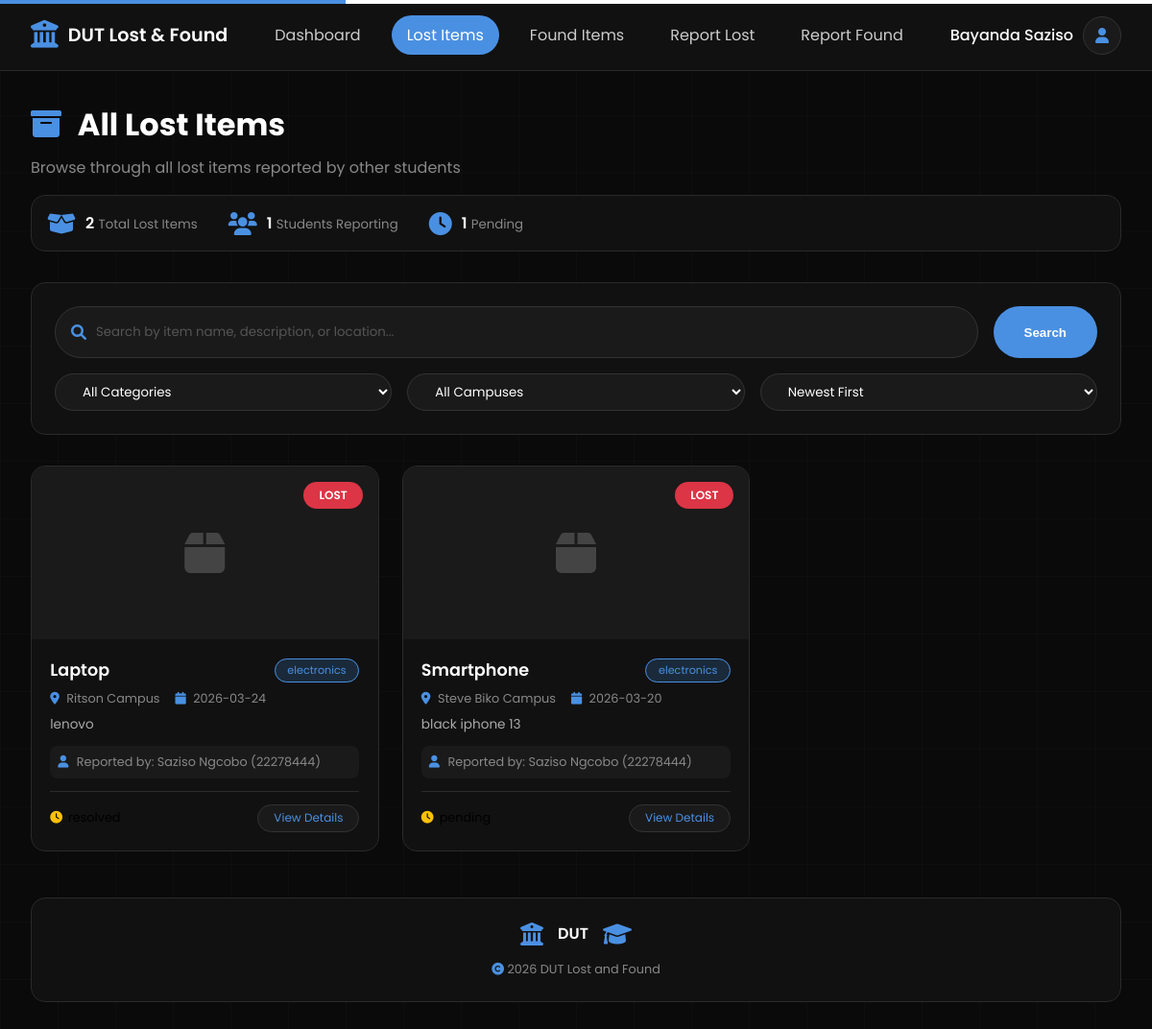
/all-lost (signed in), run on the app's committed database.
### tables this page shows
CREATE TABLE lost_items
                 (id INTEGER PRIMARY KEY AUTOINCREMENT,
                  user_id INTEGER,
                  item_name TEXT NOT NULL,
                  category TEXT NOT NULL,
                  description TEXT NOT NULL,
                  date_lost DATE NOT NULL,
                  location TEXT NOT NULL,
                  latitude REAL,
                  longitude REAL,
                  contact_name TEXT NOT NULL,
                  contact_email TEXT NOT NULL,
                  contact_phone TEXT,
                  reward_offered BOOLEAN DEFAULT 0,
                  image_path TEXT,
                  status TEXT DEFAULT 'pending',
                  resolved_at TIMESTAMP,
                  resolved_by INTEGER,
                  created_at TIMESTAMP DEFAULT CURRENT_TIMESTAMP,
                  FOREIGN KEY (user_id) REFERENCES users(id),
                  FOREIGN KEY (resolved_by) REFERENCES users(id));

CREATE TABLE users
                 (id INTEGER PRIMARY KEY AUTOINCREMENT,
                  student_number TEXT UNIQUE NOT NULL,
                  full_name TEXT NOT NULL,
                  email TEXT UNIQUE NOT NULL,
                  id_number TEXT UNIQUE NOT NULL,
                  phone TEXT,
                  password TEXT NOT NULL,
                  role TEXT DEFAULT 'user',
                  created_at TIMESTAMP DEFAULT CURRENT_TIMESTAMP);

### app.py (the view)
@app.route('/all-lost')
def all_lost_items():
    if 'user' not in session:
        flash("Please login to view items", "warning")
        return redirect(url_for('login'))
    query = request.args.get('q', '').strip()
    category = request.args.get('category', '')
    campus = request.args.get('campus', '')
    sort = request.args.get('sort', 'newest')
    page = int(request.args.get('page', 1))
    per_page = 12
    conn = get_db()
    sql = "SELECT li.*, u.full_name as reporter_name, u.student_number FROM lost_items li JOIN users u ON li.user_id = u.id WHERE 1=1"
    params = []
    if query:
        sql += " AND (li.item_name LIKE ? OR li.description LIKE ? OR li.location LIKE ?)"
        search_term = f'%{query}%'
        params.extend([search_term, search_term, search_term])
    if category:
        sql += " AND li.category = ?"
        params.append(category)
    if campus:
        sql += " AND li.location LIKE ?"
        params.append(f'%{campus}%')
    count_sql = sql.replace("li.*, u.full_name as reporter_name, u.student_number", "COUNT(*) as count")
    total = conn.execute(count_sql, params).fetchone()['count']
    if sort == 'newest':
        sql += " ORDER BY li.created_at DESC"
    else:
        sql += " ORDER BY li.created_at ASC"
    sql += " LIMIT ? OFFSET ?"
    params.extend([per_page, (page-1)*per_page])
    items = conn.execute(sql, params).fetchall()
    unique_reporters = conn.execute("SELECT COUNT(DISTINCT user_id) FROM lost_items").fetchone()[0]
    pending_items = conn.execute("SELECT COUNT(*) FROM lost_items WHERE status = 'pending'").fetchone()[0]
    conn.close()
    total_pages = (total + per_page - 1) // per_page
    return render_template('all_lost_items.html',
                         user=session['user'],
                         items=[dict(item) for item in items],
                         total_items=total,
                         unique_reporters=unique_reporters,
                         pending_items=pending_items,
                         query=query,
                         category=category,
                         campus=campus,
                         sort=sort,
                         page=page,
                         total_pages=total_pages)

### app.py (called while the page is built)
def get_db():
    conn = sqlite3.connect('lost_and_found.db')
    conn.row_factory = sqlite3.Row
    return conn

### templates/all_lost_items.html (shortened to what this page needs)
<!DOCTYPE html>
<html lang="en">
<head>
    <link rel="stylesheet" href="https://cdnjs.cloudflare.com/ajax/libs/font-awesome/6.0.0-beta3/css/all.min.css">
</head>
<body>
    <nav class="navbar">
        <div class="logo">
            <i class="fas fa-university"></i>
            <span>DUT Lost & Found</span>
        </div>
        <div class="nav-links">
            <a href="/dashboard" class="nav-link">Dashboard</a>
            <a href="/all-lost" class="nav-link active">Lost Items</a>
            <a href="/all-found" class="nav-link">Found Items</a>
            <a href="/report-lost" class="nav-link">Report Lost</a>
            <a href="/report-found" class="nav-link">Report Found</a>
        </div>
        <div class="user-info">
            <span class="user-name">{{ user.full_name }}</span>
            <div class="avatar">
                <i class="fas fa-user"></i>
            </div>
        </div>
    </nav>
    <div class="container">
        <div class="page-header">
            <h1><i class="fas fa-archive" style="color: #4a90e2; margin-right: 10px;"></i> All Lost Items</h1>
            <p>Browse through all lost items reported by other students</p>
            <div class="stats">
                <div class="stat-item">
                    <i class="fas fa-box-open"></i>
                    <div>
                        <span>{{ total_items }}</span>
                        <small>Total Lost Items</small>
                    </div>
                </div>
                <div class="stat-item">
                    <i class="fas fa-users"></i>
                    <div>
                        <span>{{ unique_reporters }}</span>
                        <small>Students Reporting</small>
                    </div>
                </div>
                <div class="stat-item">
                    <i class="fas fa-clock"></i>
                    <div>
                        <span>{{ pending_items }}</span>
                        <small>Pending</small>
                    </div>
                </div>
            </div>
        </div>
        <div class="search-section">
            <form method="GET" action="/all-lost" id="searchForm">
                <div class="search-box">
                    <div class="search-input">
                        <i class="fas fa-search"></i>
                        <input type="text" name="q" placeholder="Search by item name, description, or location..." value="{{ query }}">
                    </div>
                    <button type="submit" class="search-btn">Search</button>
                </div>
                <div class="filter-group">
                    <select name="category" class="filter-select" onchange="this.form.submit()">
                        <option value="">All Categories</option>
                    </select>
                    <select name="campus" class="filter-select" onchange="this.form.submit()">
                        <option value="">All Campuses</option>
                    </select>
                    <select name="sort" class="filter-select" onchange="this.form.submit()">
                        <option value="newest" {% if sort == 'newest' %}selected{% endif %}>Newest First</option>
                    </select>
                </div>
            </form>
        </div>
        <div class="items-grid">
            {% for item in items %}
            <div class="item-card">
                <div class="item-image">
                    {% if item.image_path %}
                        <img src="{{ url_for('static', filename=item.image_path) }}" alt="{{ item.item_name }}">
                    {% else %}
                        <i class="fas fa-box placeholder-icon"></i>
                    {% endif %}
                    <span class="item-badge">LOST</span>
                </div>
                <div class="item-content">
                    <div class="item-header">
                        <div class="item-title">{{ item.item_name }}</div>
                        <span class="item-category">{{ item.category }}</span>
                    </div>
                    <div class="item-meta">
                        <span><i class="fas fa-map-marker-alt"></i> {{ item.location }}</span>
                        <span><i class="fas fa-calendar"></i> {{ item.date_lost }}</span>
                    </div>
                    <div class="item-description">
                        {{ item.description }}
                    </div>
                    <div class="item-reporter">
                        <i class="fas fa-user"></i> Reported by: {{ item.contact_name }} ({{ item.student_number }})
                    </div>
                    <div class="item-footer">
                        <div class="item-status">
                            <i class="fas fa-clock status-pending"></i>
                            <span>{{ item.status }}</span>
                        </div>
                        <a href="/item/lost/{{ item.id }}" class="btn-view">View Details</a>
                    </div>
                </div>
            </div>
            {% endfor %}
        </div>
        <div class="dut-footer">
            <div style="display: flex; align-items: center; justify-content: center; gap: 15px; margin-bottom: 1rem;">
                <i class="fas fa-university" style="font-size: 1.5rem; color: #4a90e2;"></i>
                <span style="font-weight: 600; font-size: 1rem; color: #ffffff;">DUT</span>
                <i class="fas fa-graduation-cap" style="font-size: 1.5rem; color: #4a90e2;"></i>
            </div>
            <p><i class="fas fa-copyright"></i> 2026 DUT Lost and Found</p>
        </div>
    </div>
</body>
</html>

### data on the page
lost_items: item_name "Laptop", category "electronics", location "Ritson Campus", date_lost "2026-03-24", description "lenovo", contact_name "Saziso Ngcobo", student_number "22278444"
lost_items: item_name "Smartphone", category "electronics", location "Steve Biko Campus", date_lost "2026-03-20", description "black iphone 13", contact_name "Saziso Ngcobo", student_number "22278444"

### other printed values
{{ user.full_name }} "Bayanda Saziso"
{{ total_items }} "2"
{{ unique_reporters }} "1"
{{ pending_items }} "1"
